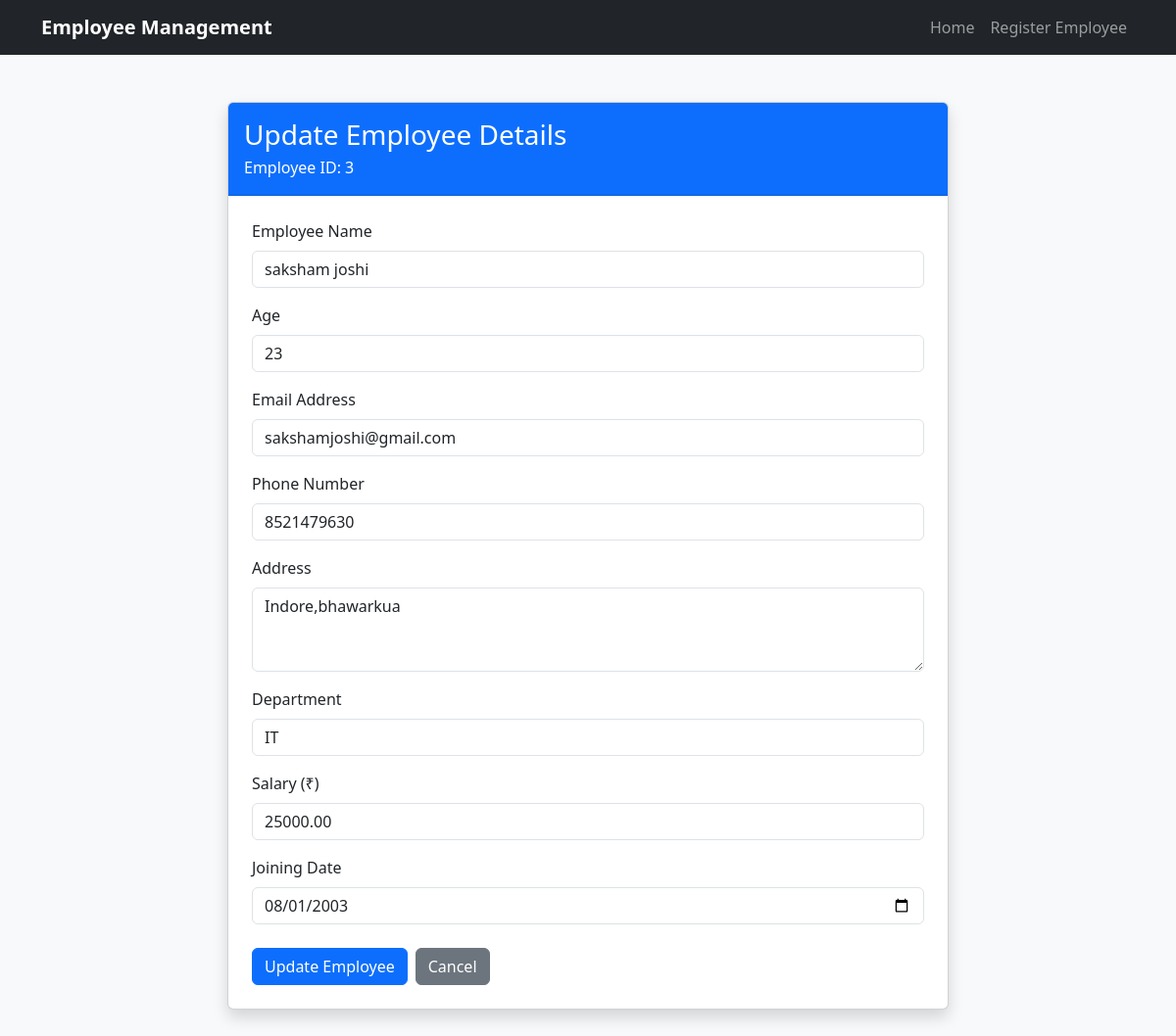
The app's page /update_employee/3/ with its own data.
### crudapp/models.py (models this page shows, shortened)
class Employee(models.Model):
    name = models.CharField(max_length=100)
    age = models.IntegerField()
    email = models.EmailField(unique=True)
    phone = models.CharField(max_length=15)
    address = models.TextField()
    department = models.CharField(max_length=100)
    salary = models.DecimalField(max_digits=10, decimal_places=2)
    joining_date = models.DateField()

### crudapp/views.py (the view, shortened to what this page needs)
# urls.py: path('update_employee/<int:id>/',update_employee,name='update_employee'),
def update_employee(request,id):
    employee=get_object_or_404(Employee,id=id)
    return render(request,'update_employee.html',{'employee':employee})

### crudapp/templates/update_employee.html (shortened to what this page needs)
<!DOCTYPE html>
<html lang="en">
<head>
    <link href="https://cdn.jsdelivr.net/npm/bootstrap@5.3.3/dist/css/bootstrap.min.css"
          rel="stylesheet">
</head>
<body class="bg-light">
    <nav class="navbar navbar-expand-lg navbar-dark bg-dark">
        <div class="container">
            <a class="navbar-brand fw-bold"
               href="{% url 'employee_list' %}">
                Employee Management
            </a>
            <div class="navbar-nav ms-auto">
                <a class="nav-link"
                   href="{% url 'employee_list' %}">Home</a>
                <a class="nav-link"
                   href="{% url 'register_employee' %}">Register Employee</a>
            </div>
        </div>
    </nav>
    <div class="container mt-5 mb-5">
        <div class="row justify-content-center">
            <div class="col-lg-8 col-md-10">
                <div class="card shadow">
                    <div class="card-header bg-primary text-white py-3">
                        <h3 class="mb-0">Update Employee Details</h3>
                        <p class="mb-0 mt-1">
                            Employee ID: {{ employee.id }}
                        </p>
                    </div>
                    <div class="card-body p-4">
                        <form method="POST"
                              action="{% url 'update_employee' employee.id %}">
                            <div class="mb-3">
                                <label for="name" class="form-label">
                                    Employee Name
                                </label>
                                <input type="text"
                                       id="name"
                                       name="name"
                                       class="form-control"
                                       value="{{ employee.name }}"
                                       maxlength="100"
                                       required>
                            </div>
                            <div class="mb-3">
                                <label for="age" class="form-label">
                                    Age
                                </label>
                                <input type="number"
                                       id="age"
                                       name="age"
                                       class="form-control"
                                       value="{{ employee.age }}"
                                       min="1"
                                       required>
                            </div>
                            <div class="mb-3">
                                <label for="email" class="form-label">
                                    Email Address
                                </label>
                                <input type="email"
                                       id="email"
                                       name="email"
                                       class="form-control"
                                       value="{{ employee.email }}"
                                       required>
                            </div>
                            <div class="mb-3">
                                <label for="phone" class="form-label">
                                    Phone Number
                                </label>
                                <input type="tel"
                                       id="phone"
                                       name="phone"
                                       class="form-control"
                                       value="{{ employee.phone }}"
                                       maxlength="15"
                                       required>
                            </div>
                            <div class="mb-3">
                                <label for="address" class="form-label">
                                    Address
                                </label>
                                <textarea id="address"
                                          name="address"
                                          class="form-control"
                                          rows="3"
                                          required>{{ employee.address }}</textarea>
                            </div>
                            <div class="mb-3">
                                <label for="department" class="form-label">
                                    Department
                                </label>
                                <input type="text"
                                       id="department"
                                       name="department"
                                       class="form-control"
                                       value="{{ employee.department }}"
                                       maxlength="100"
                                       required>
                            </div>
                            <div class="mb-3">
                                <label for="salary" class="form-label">
                                    Salary (₹)
                                </label>
                                <input type="number"
                                       id="salary"
                                       name="salary"
                                       class="form-control"
                                       value="{{ employee.salary }}"
                                       min="0"
                                       step="0.01"
                                       required>
                            </div>
                            <div class="mb-4">
                                <label for="joining_date" class="form-label">
                                    Joining Date
                                </label>
                                <input type="date"
                                       id="joining_date"
                                       name="joining_date"
                                       class="form-control"
                                       value="{{ employee.joining_date|date:'Y-m-d' }}"
                                       required>
                            </div>
                            <div class="d-flex gap-2">
                                <button type="submit"
                                        class="btn btn-primary">
                                    Update Employee
                                </button>
                                <a href="{% url 'employee_list' %}"
                                   class="btn btn-secondary">
                                    Cancel
                                </a>
                            </div>
                        </form>
                    </div>
                </div>
            </div>
        </div>
    </div>
</body>
</html>

### records on screen
Employee: id "3", name "saksham joshi", age "23", email "sakshamjoshi@gmail.com", phone "8521479630", address "Indore,bhawarkua", department "IT", salary "25000.00", joining_date "08/01/2003"
